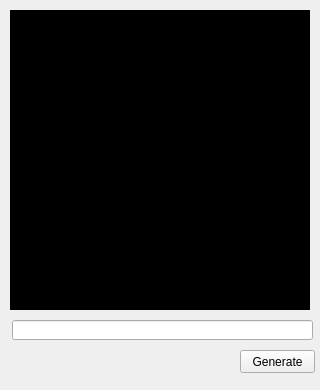
<?xml version="1.0" encoding="UTF-8"?>
<ui version="4.0">
 <class>Form</class>
 <widget class="QWidget" name="Form">
  <property name="geometry">
   <rect>
    <x>0</x>
    <y>0</y>
    <width>320</width>
    <height>390</height>
   </rect>
  </property>
  <property name="minimumSize">
   <size>
    <width>320</width>
    <height>390</height>
   </size>
  </property>
  <property name="maximumSize">
   <size>
    <width>320</width>
    <height>390</height>
   </size>
  </property>
  <property name="windowTitle">
   <string>QRCODE App</string>
  </property>
  <widget class="QLabel" name="lblQrCode">
   <property name="geometry">
    <rect>
     <x>10</x>
     <y>10</y>
     <width>300</width>
     <height>300</height>
    </rect>
   </property>
   <property name="styleSheet">
    <string notr="true">background-color: rgb(0,0,0);</string>
   </property>
   <property name="text">
    <string/>
   </property>
  </widget>
  <widget class="QLineEdit" name="txtQrData">
   <property name="geometry">
    <rect>
     <x>12</x>
     <y>320</y>
     <width>301</width>
     <height>20</height>
    </rect>
   </property>
   <property name="text">
    <string/>
   </property>
  </widget>
  <widget class="QPushButton" name="btnQrGen">
   <property name="geometry">
    <rect>
     <x>240</x>
     <y>350</y>
     <width>75</width>
     <height>23</height>
    </rect>
   </property>
   <property name="text">
    <string>Generate</string>
   </property>
  </widget>
 </widget>
 <resources/>
 <connections/>
</ui>
